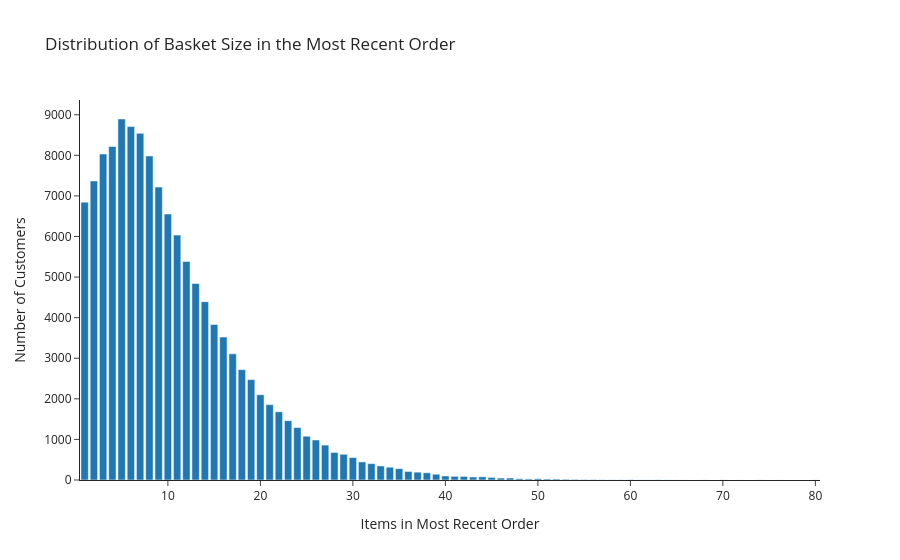

The notebook cell this image was saved under:
### Markdown cell above
The size of each customer's most recent basket hints at shopping style:
small top-ups or full weekly shops. Remember that this is one basket per
customer, not an average over their history.

### Code cell
basket_dist = customers["basket_size"].value_counts().sort_index().reset_index()
basket_dist.columns = ["Items in Most Recent Order", "Number of Customers"]

fig = px.bar(
    basket_dist,
    x="Items in Most Recent Order",
    y="Number of Customers",
    title="Distribution of Basket Size in the Most Recent Order",
)
fig.show()

### Figure 1 — Plotly figure (JSON) as saved in the notebook; plotly's stock layout.template omitted (floating-point values rounded to 4 significant figures)
{"data": [{"hovertemplate": "Items in Most Recent Order=%{x}<br>Number of Customers=%{y}<extra></extra>", "legendgroup": "", "marker": {"color": "#1F77B4", "pattern": {"shape": ""}}, "name": "", "orientation": "v", "showlegend": false, "textposition": "auto", "type": "bar", "x": [1, 2, 3, 4, 5, 6, 7, 8, 9, 10, 11, 12, 13, 14, 15, 16, 17, 18, 19, 20, 21, 22, 23, 24, 25, 26, 27, 28, 29, 30, 31, 32, 33, 34, 35, 36, 37, 38, 39, 40, 41, 42, 43, 44, 45, 46, 47, 48, 49, 50, 51, 52, 53, 54, 55, 56, 57, 58, 59, 60, 61, 62, 63, 64, 65, 66, 67, 68, 70, 72, 74, 75, 76, 77, 80], "xaxis": "x", "y": [6845, 7368, 8033, 8218, 8895, 8708, 8541, 7983, 7217, 6553, 6034, 5383, 4843, 4394, 3831, 3522, 3108, 2719, 2473, 2102, 1857, 1681, 1462, 1292, 1079, 986, 860, 679, 634, 553, 446, 403, 346, 315, 280, 210, 193, 178, 142, 99, 90, 88, 75, 79, 64, 48, 49, 32, 26, 31, 24, 23, 18, 15, 12, 10, 6, 5, 4, 8, 3, 3, 5, 4, 3, 2, 1, 2, 4, 2, 2, 1, 2, 1, 2], "yaxis": "y"}], "layout": {"barmode": "relative", "legend": {"tracegroupgap": 0}, "title": {"text": "Distribution of Basket Size in the Most Recent Order"}, "xaxis": {"anchor": "y", "domain": [0.0, 1.0], "title": {"text": "Items in Most Recent Order"}}, "yaxis": {"anchor": "x", "domain": [0.0, 1.0], "title": {"text": "Number of Customers"}}}}
